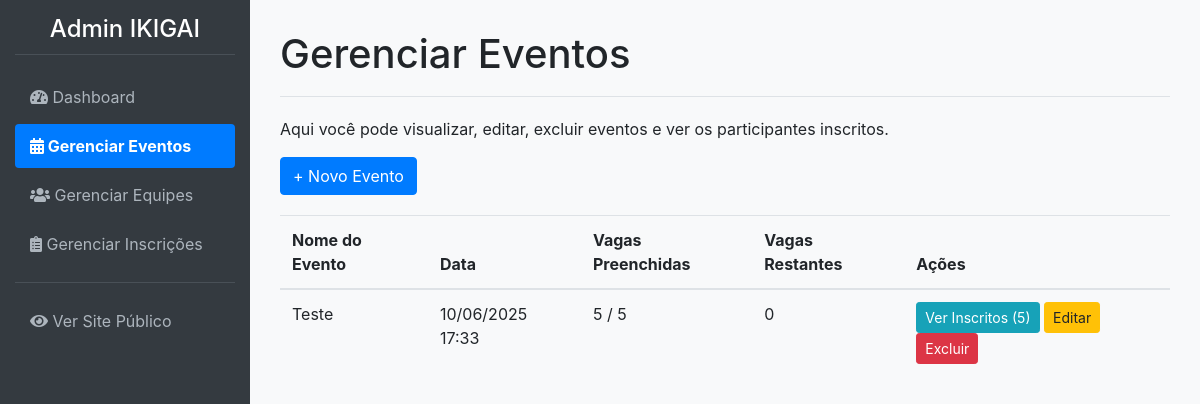
The page /admin/eventos (signed in) on the database as committed earlier.
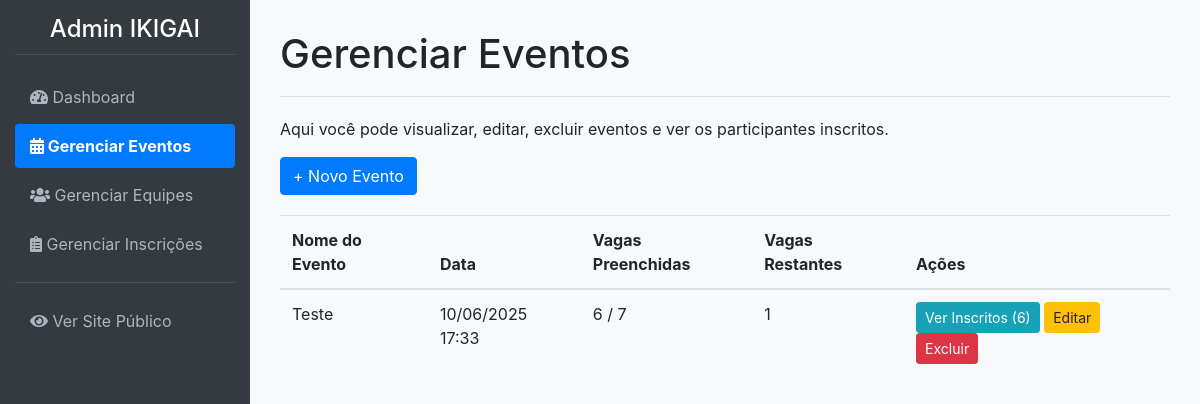
The same page on the database as committed later.
### app/models.py (models this page shows, shortened)
class Evento(db.Model):
    __tablename__ = 'eventos'
    id = db.Column(db.Integer, primary_key=True)
    nome_evento = db.Column(db.String(200), nullable=False)
    data_hora_evento = db.Column(db.DateTime, nullable=False)
    palestrante = db.Column(db.String(100))
    imagem_palestrante = db.Column(db.String(300), nullable=True) # URL para a imagem
    descricao = db.Column(db.Text)
    local_evento = db.Column(db.String(200))
    preco = db.Column(db.Float, default=0.0)
    numero_vagas = db.Column(db.Integer, nullable=False)
    inscricoes = db.relationship('Inscricao', backref='evento', lazy=True)

### app/admin/routes.py (the view)
@bp.route('/eventos')
@login_required
def gerenciar_eventos():
    eventos = Evento.query.order_by(Evento.data_hora_evento.desc()).all()
    return render_template('admin/admin_gerenciar_eventos.html', eventos=eventos)

### app/__init__.py (called while the page is built)
@login_manager.user_loader
def load_user(user_id):
    return models.User.query.get(int(user_id))

### app/admin/routes.py (called while the page is built)
@bp.before_request
def before_request_handler():
    if current_app.config.get('DEBUG') and not current_user.is_authenticated:
        user = User.query.first()
        if user:
            login_user(user)

### app/templates/admin/admin_gerenciar_eventos.html (shortened to what this page needs)
{% extends 'admin/admin_base.html' %}
{% block page_title %}Gerenciar Eventos{% endblock %}
{% block content %}
<p>Aqui você pode visualizar, editar, excluir eventos e ver os participantes inscritos.</p>
<a href="{{ url_for('admin.novo_evento') }}" class="btn btn-primary" style="margin-bottom: 20px;">+ Novo Evento</a>
{% if eventos %}
    <table class="table">
        <thead>
            <tr>
                <th>Nome do Evento</th>
                <th>Data</th>
                <th>Vagas Preenchidas</th>
                <th>Vagas Restantes</th>
                <th>Ações</th>
            </tr>
        </thead>
        <tbody>
            {% for evento_item in eventos %}
            <tr>
                <td>{{ evento_item.nome_evento }}</td>
                <td>{{ evento_item.data_hora_evento.strftime('%d/%m/%Y %H:%M') }}</td>
                <td>{{ evento_item.inscricoes|length }} / {{ evento_item.numero_vagas + evento_item.inscricoes|length }}</td>
                <td>{{ evento_item.numero_vagas }}</td>
                <td class="action-links">
                    <a href="{{ url_for('admin.listar_inscricoes_evento', evento_id=evento_item.id) }}" class="btn btn-info btn-sm">Ver Inscritos ({{ evento_item.inscricoes|length }})</a>
                    <a href="{{ url_for('admin.editar_evento', evento_id=evento_item.id) }}" class="btn btn-warning btn-sm">Editar</a>
                    <a href="{{ url_for('admin.editar_evento', evento_id=evento_item.id) }}" class="btn btn-danger btn-sm">Excluir</a>
                </td>
            </tr>
            {% endfor %}
        </tbody>
    </table>
{% else %}
    <p>Nenhum evento cadastrado.</p>
{% endif %}
{% endblock %}

Rows that differ between the two databases and show on the page:
changed Evento "Teste": inscricoes|length "5" → "6"; numero_vagas "5" → "7"; numero_vagas "0" → "1"
